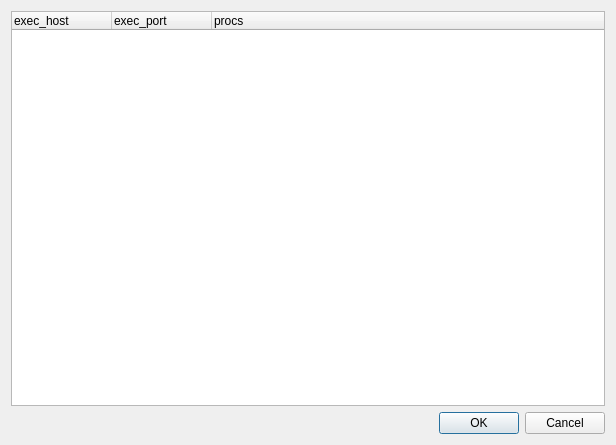
<?xml version="1.0" encoding="UTF-8"?>
<ui version="4.0">
 <class>ExecHostDlg</class>
 <widget class="QDialog" name="ExecHostDlg">
  <property name="geometry">
   <rect>
    <x>0</x>
    <y>0</y>
    <width>616</width>
    <height>445</height>
   </rect>
  </property>
  <property name="windowTitle">
   <string>ExecHost / ExecPort</string>
  </property>
  <layout class="QVBoxLayout" name="verticalLayout">
   <item>
    <widget class="QTreeWidget" name="treeWidget">
     <property name="alternatingRowColors">
      <bool>true</bool>
     </property>
     <column>
      <property name="text">
       <string>exec_host</string>
      </property>
     </column>
     <column>
      <property name="text">
       <string>exec_port</string>
      </property>
     </column>
     <column>
      <property name="text">
       <string>procs</string>
      </property>
     </column>
    </widget>
   </item>
   <item>
    <widget class="QDialogButtonBox" name="buttonBox">
     <property name="orientation">
      <enum>Qt::Horizontal</enum>
     </property>
     <property name="standardButtons">
      <set>QDialogButtonBox::Cancel|QDialogButtonBox::Ok</set>
     </property>
    </widget>
   </item>
  </layout>
 </widget>
 <resources/>
 <connections>
  <connection>
   <sender>buttonBox</sender>
   <signal>accepted()</signal>
   <receiver>ExecHostDlg</receiver>
   <slot>accept()</slot>
   <hints>
    <hint type="sourcelabel">
     <x>248</x>
     <y>254</y>
    </hint>
    <hint type="destinationlabel">
     <x>157</x>
     <y>274</y>
    </hint>
   </hints>
  </connection>
  <connection>
   <sender>buttonBox</sender>
   <signal>rejected()</signal>
   <receiver>ExecHostDlg</receiver>
   <slot>reject()</slot>
   <hints>
    <hint type="sourcelabel">
     <x>316</x>
     <y>260</y>
    </hint>
    <hint type="destinationlabel">
     <x>286</x>
     <y>274</y>
    </hint>
   </hints>
  </connection>
 </connections>
</ui>
